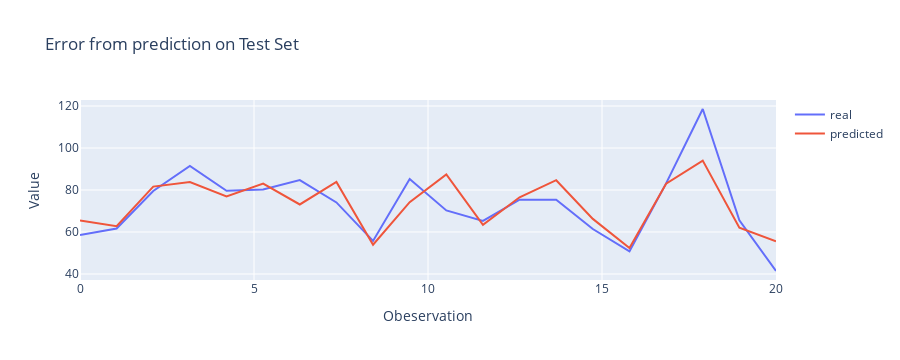

Notebook code cell kept with this figure:
### Code cell
import plotly.graph_objects as go

fig = go.Figure()
fig.add_trace(go.Scatter(x=x, y=y_test, name="real", mode="lines"))
fig.add_trace(go.Scatter(x=x, y=y_pred, name="predicted", mode="lines"))
fig.update_layout(title="Error from prediction on Test Set", xaxis_title="Obeservation", yaxis_title="Value",width=900)
fig.show()

### Figure 1 — Plotly figure (JSON) as saved in the notebook; plotly's stock layout.template omitted (floating-point values rounded to 4 significant figures)
{"data": [{"mode": "lines", "name": "real", "type": "scatter", "x": [0, 1.053, 2.105, 3.158, 4.211, 5.263, 6.316, 7.368, 8.421, 9.474, 10.53, 11.58, 12.63, 13.68, 14.74, 15.79, 16.84, 17.89, 18.95, 20], "y": [58.57, 61.68, 79.55, 91.49, 79.64, 80.21, 84.74, 74.08, 55.72, 85.23, 70.25, 65.28, 75.38, 75.39, 61.42, 50.72, 83.14, 118.6, 65.56, 41.41]}, {"mode": "lines", "name": "predicted", "type": "scatter", "x": [0, 1.053, 2.105, 3.158, 4.211, 5.263, 6.316, 7.368, 8.421, 9.474, 10.53, 11.58, 12.63, 13.68, 14.74, 15.79, 16.84, 17.89, 18.95, 20], "y": [65.52, 62.77, 81.62, 83.81, 76.99, 83.04, 73.11, 83.81, 53.94, 74.19, 87.38, 63.46, 76.52, 84.67, 66.23, 52.34, 82.99, 94.01, 62.02, 55.53]}], "layout": {"height": 360, "title": {"text": "Error from prediction on Test Set"}, "width": 900, "xaxis": {"autorange": true, "range": [0, 20], "title": {"text": "Obeservation"}, "type": "linear"}, "yaxis": {"autorange": true, "range": [37.13, 122.9], "title": {"text": "Value"}, "type": "linear"}}}
